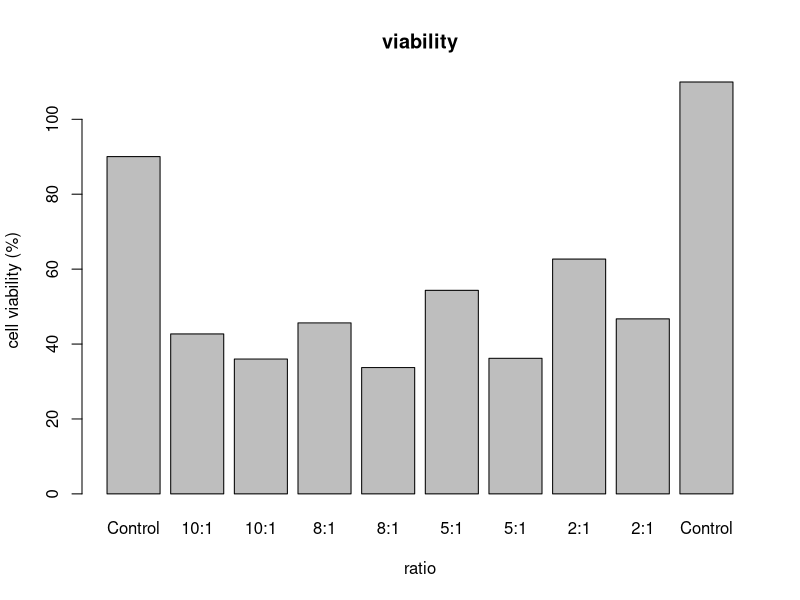

Here is the R script that generated this plot:
#import excel file to a data frame
library("readxl")
mtt_data<- read_excel("mtt_data_1.xlsx", 
                      col_names = FALSE)
#dataframe to matrix
mtt_matrix <- as.matrix(mtt_data)
#mean of the control groups
pos_control_mean <- mean(c(mtt_matrix[,2], mtt_matrix[,11]))
#relativize abs data
relative_mtt_data <- (mtt_matrix/pos_control_mean)*100
#remove not used wells
relative_means <- colMeans(relative_mtt_data[,c(-1,-12)])
#plot the dataset
barplot(relative_means, main = "viability", xlab="ratio", ylab = "cell viability (%)", names.arg = c("Control", rep("10:1",2), rep("8:1", 2), rep("5:1", 2), rep("2:1", 2), "Control"))